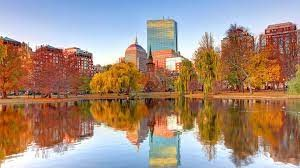
#> input picture photos/city.jpeg, 300 x 168 px, found by its file name
$ python basic.py
#> lines starting #> are read from the running program, lines starting #| are printed output that depends on the picture; after the words box and inside, x2 and y2 are one past the last pixel; in counts of white or black regions, pixels touching at a corner belong together
import cv2 as cv

img = cv.imread('photos\city.jpeg')
#> img is the input picture: shape (168, 300, 3); mean B, G, R 124.7, 140.3, 165.2
cv.imshow('Cat', img)

# Converting to grayscale
gray = cv.cvtColor(img, cv.COLOR_BGR2GRAY)
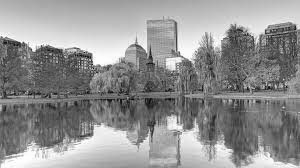
#> gray: shape (168, 300); min 4, max 255, mean 146
cv.imshow('Gray', gray)

# Blur
blur = cv.GaussianBlur(img, (3,3), cv.BORDER_DEFAULT)
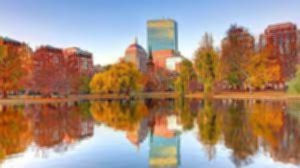
#> blur: shape (168, 300, 3); mean B, G, R 124.7, 140.3, 165.2
#(7,7) is the kernel size
#kernel size has to be odd numbers
#kernal size means the size of the matrix that will be used to blur the image
#cv.BORDER_DEFAULT is the border type
#cv.GaussianBlur is used to blur the image
cv.imshow('Blur', blur)

# Edge Cascade
canny = cv.Canny(img, 125, 175)
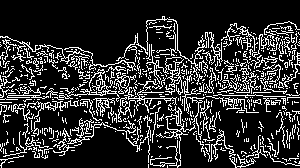
#> canny: shape (168, 300); 18.6% white in thin lines or dots
#canny is used to detect edges in the image
#cv.Canny is used to detect edges in the image
#125 is the threshold value 1
#175 is the threshold value 2
#threshold value 1 and threshold value 2 are used to detect edges in the image
#threshold value means the minimum and maximum value of the gradient
cv.imshow('Canny Edges', canny)

canny = cv.Canny(blur, 125, 175)
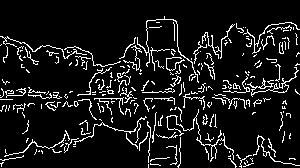
#> canny: shape (168, 300); 9.4% white in thin lines or dots
cv.imshow('Canny  blur Edges', canny)

# Dilating the image
dilated = cv.dilate(canny, (3,3), iterations=1)
#> dilated: shape (168, 300); 14.7% white in thin lines or dots
#cv.dilate is used to dilate the image
#(3,3) is the kernel size
#iterations is the number of times the image is dilated
#the more the iterations the more the thickness
#dilating the image means to increase the thickness of the edges
cv.imshow('Dilated', dilated)

# Eroding
eroded = cv.erode(dilated, (3,3), iterations=1)
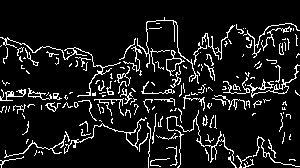
#> eroded: shape (168, 300); 9.8% white in thin lines or dots, all inside (x1, y1, x2, y2) = (0, 17, 300, 168)
#cv.erode is used to erode the image
#(3,3) is the kernel size
#iterations is the number of times the image is eroded
#eroding the image means to decrease the thickness of the edges
cv.imshow('Eroded', eroded)

# Resize
resized = cv.resize(img, (500,500), interpolation=cv.INTER_AREA)
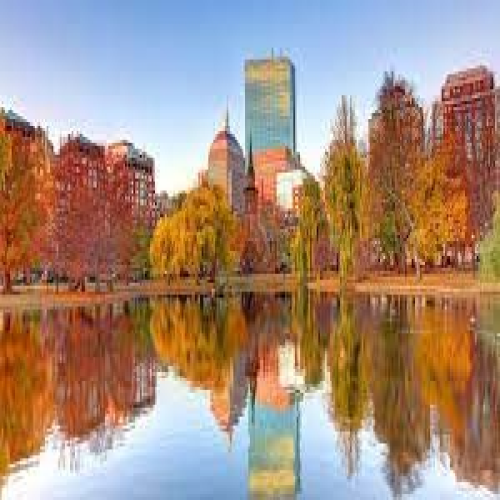
#> resized: shape (500, 500, 3); mean B, G, R 124.7, 140.2, 165.1
cv.imshow('Resized', resized)

# Cropping
cropped = img[50:200, 200:400]
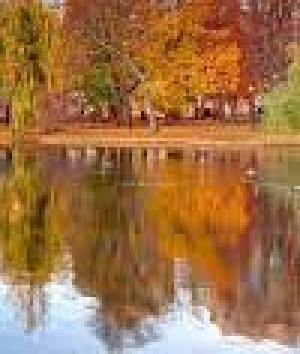
#> cropped: shape (118, 100, 3) (shown 3 times larger); mean B, G, R 70.7, 113.5, 159.2
#img[50:200, 200:400] is the cropped part of the image
#50:200 is the height of the cropped part
#200:400 is the width of the cropped part
cv.imshow('Cropped', cropped)


cv.waitKey(0)

$ run again, with photos/cat.jpeg copied over photos/city.jpeg
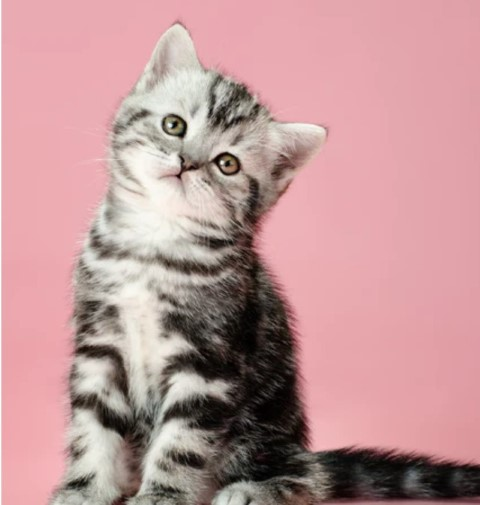
#> input picture photos/cat.jpeg, 480 x 505 px, found by its file name
#> img is the input picture: shape (505, 480, 3); mean B, G, R 151.4, 150.1, 191.4
#> `canny = cv.Canny(img, 125, 175)`:
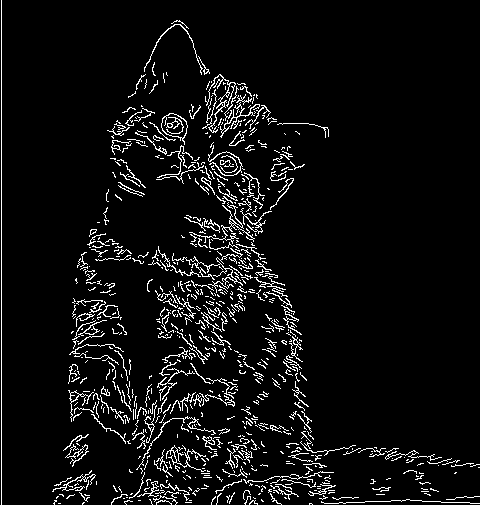
#> canny: shape (505, 480); 6% white in thin lines or dots
#> dilated: shape (505, 480); 5.4% white in thin lines or dots, all inside (x1, y1, x2, y2) = (51, 20, 480, 505)
#> eroded: shape (505, 480); 3.4% white in thin lines or dots, all inside (x1, y1, x2, y2) = (51, 21, 480, 505)
#> `cropped = img[50:200, 200:400]`:
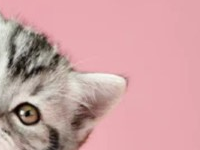
#> cropped: shape (150, 200, 3); mean B, G, R 162.4, 160.9, 205.5

$ run again, with photos/group.jpeg copied over photos/city.jpeg
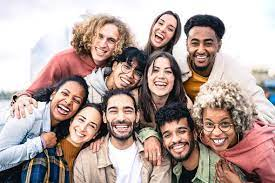
#> input picture photos/group.jpeg, 275 x 183 px, found by its file name
#> img is the input picture: shape (183, 275, 3); mean B, G, R 156.4, 161.5, 181.1
#> `canny = cv.Canny(img, 125, 175)`:
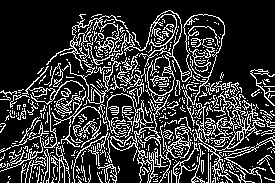
#> canny: shape (183, 275); 21% white in thin lines or dots
#> dilated: shape (183, 275); 24.9% white in thin lines or dots
#> eroded: shape (183, 275); 17.1% white in thin lines or dots
#> `cropped = img[50:200, 200:400]`:
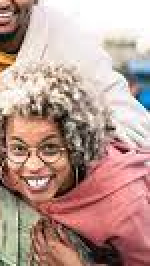
#> cropped: shape (133, 75, 3) (shown 2 times larger); mean B, G, R 145.4, 153.6, 185.2
